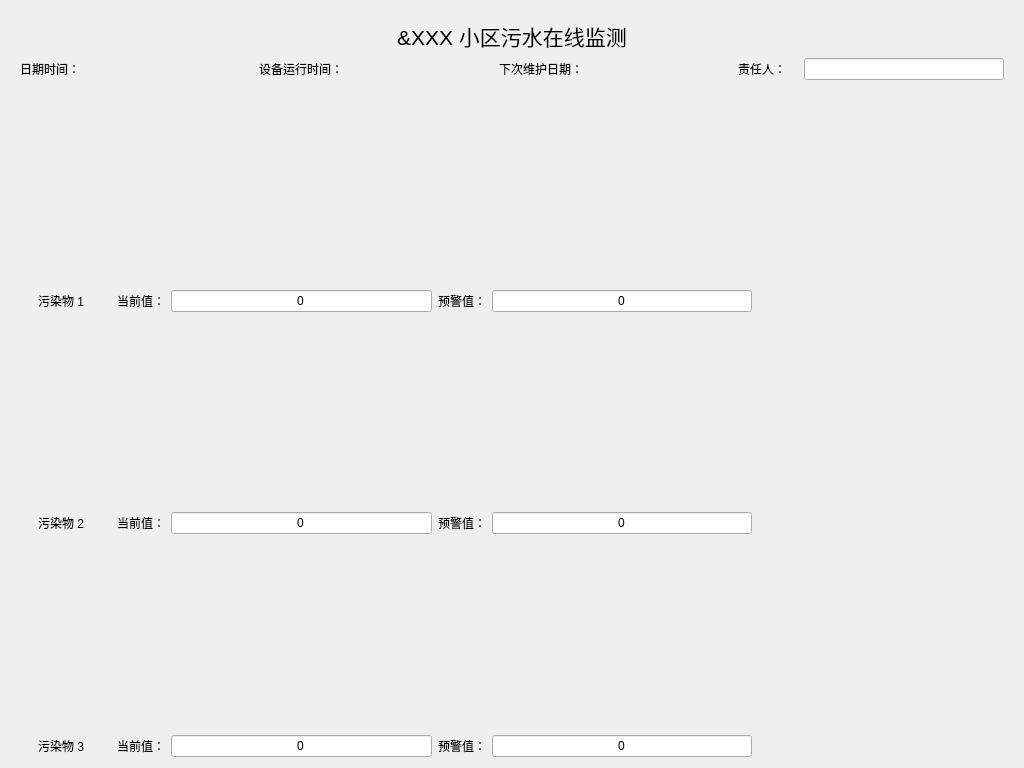
<?xml version="1.0" encoding="UTF-8"?>
<ui version="4.0">
 <class>SewageCurve</class>
 <widget class="QWidget" name="SewageCurve">
  <property name="geometry">
   <rect>
    <x>0</x>
    <y>0</y>
    <width>1024</width>
    <height>768</height>
   </rect>
  </property>
  <property name="windowTitle">
   <string>sewage cruve</string>
  </property>
  <layout class="QGridLayout" name="gridLayout_9">
   <item row="0" column="0">
    <widget class="QWidget" name="titleWIdget" native="true">
     <layout class="QGridLayout" name="gridLayout_2">
      <item row="0" column="0">
       <widget class="QLabel" name="titleLabel">
        <property name="font">
         <font>
          <pointsize>16</pointsize>
         </font>
        </property>
        <property name="text">
         <string>&amp;XXX 小区污水在线监测</string>
        </property>
        <property name="alignment">
         <set>Qt::AlignCenter</set>
        </property>
       </widget>
      </item>
      <item row="1" column="0">
       <layout class="QGridLayout" name="gridLayout">
        <item row="0" column="2">
         <widget class="QLabel" name="nextTimeLabel">
          <property name="text">
           <string>下次维护日期：</string>
          </property>
         </widget>
        </item>
        <item row="0" column="1">
         <widget class="QLabel" name="runTimeLabel">
          <property name="text">
           <string>设备运行时间：</string>
          </property>
         </widget>
        </item>
        <item row="0" column="3">
         <widget class="QLabel" name="persionLabel">
          <property name="maximumSize">
           <size>
            <width>60</width>
            <height>16777215</height>
           </size>
          </property>
          <property name="text">
           <string>责任人：</string>
          </property>
         </widget>
        </item>
        <item row="0" column="0">
         <widget class="QLabel" name="dateLabel">
          <property name="text">
           <string>日期时间：</string>
          </property>
         </widget>
        </item>
        <item row="0" column="4">
         <widget class="QLineEdit" name="lineEdit">
          <property name="maximumSize">
           <size>
            <width>200</width>
            <height>16777215</height>
           </size>
          </property>
         </widget>
        </item>
       </layout>
      </item>
     </layout>
    </widget>
   </item>
   <item row="1" column="0">
    <layout class="QGridLayout" name="gridLayout_4" rowstretch="5,0">
     <item row="0" column="0">
      <widget class="QCustomPlot" name="sewageWidget" native="true"/>
     </item>
     <item row="1" column="0">
      <layout class="QGridLayout" name="gridLayout_3">
       <item row="0" column="4">
        <widget class="QLineEdit" name="arlamlineEdit">
         <property name="text">
          <string>0</string>
         </property>
         <property name="alignment">
          <set>Qt::AlignCenter</set>
         </property>
         <property name="readOnly">
          <bool>true</bool>
         </property>
        </widget>
       </item>
       <item row="0" column="3">
        <widget class="QLabel" name="label_3">
         <property name="text">
          <string>预警值：</string>
         </property>
        </widget>
       </item>
       <item row="0" column="0">
        <widget class="QLabel" name="label">
         <property name="minimumSize">
          <size>
           <width>100</width>
           <height>0</height>
          </size>
         </property>
         <property name="text">
          <string>污染物 1</string>
         </property>
         <property name="alignment">
          <set>Qt::AlignCenter</set>
         </property>
        </widget>
       </item>
       <item row="0" column="1">
        <widget class="QLabel" name="label_2">
         <property name="text">
          <string>当前值：</string>
         </property>
        </widget>
       </item>
       <item row="0" column="2">
        <widget class="QLineEdit" name="currentLineEdit">
         <property name="text">
          <string>0</string>
         </property>
         <property name="alignment">
          <set>Qt::AlignCenter</set>
         </property>
         <property name="readOnly">
          <bool>true</bool>
         </property>
        </widget>
       </item>
       <item row="0" column="5">
        <spacer name="horizontalSpacer_3">
         <property name="orientation">
          <enum>Qt::Horizontal</enum>
         </property>
         <property name="sizeHint" stdset="0">
          <size>
           <width>40</width>
           <height>20</height>
          </size>
         </property>
        </spacer>
       </item>
      </layout>
     </item>
    </layout>
   </item>
   <item row="2" column="0">
    <layout class="QGridLayout" name="gridLayout_5" rowstretch="5,0">
     <item row="0" column="0">
      <widget class="QCustomPlot" name="sewageWidget_2" native="true"/>
     </item>
     <item row="1" column="0">
      <layout class="QGridLayout" name="gridLayout_6">
       <item row="0" column="0">
        <widget class="QLabel" name="label_4">
         <property name="minimumSize">
          <size>
           <width>100</width>
           <height>0</height>
          </size>
         </property>
         <property name="text">
          <string>污染物 2</string>
         </property>
         <property name="alignment">
          <set>Qt::AlignCenter</set>
         </property>
        </widget>
       </item>
       <item row="0" column="1">
        <widget class="QLabel" name="label_5">
         <property name="text">
          <string>当前值：</string>
         </property>
        </widget>
       </item>
       <item row="0" column="2">
        <widget class="QLineEdit" name="currentLineEdit_2">
         <property name="text">
          <string>0</string>
         </property>
         <property name="alignment">
          <set>Qt::AlignCenter</set>
         </property>
         <property name="readOnly">
          <bool>true</bool>
         </property>
        </widget>
       </item>
       <item row="0" column="3">
        <widget class="QLabel" name="label_6">
         <property name="text">
          <string>预警值：</string>
         </property>
        </widget>
       </item>
       <item row="0" column="4">
        <widget class="QLineEdit" name="arlamlineEdit_2">
         <property name="text">
          <string>0</string>
         </property>
         <property name="alignment">
          <set>Qt::AlignCenter</set>
         </property>
         <property name="readOnly">
          <bool>true</bool>
         </property>
        </widget>
       </item>
       <item row="0" column="5">
        <spacer name="horizontalSpacer_2">
         <property name="orientation">
          <enum>Qt::Horizontal</enum>
         </property>
         <property name="sizeHint" stdset="0">
          <size>
           <width>40</width>
           <height>20</height>
          </size>
         </property>
        </spacer>
       </item>
      </layout>
     </item>
    </layout>
   </item>
   <item row="3" column="0">
    <layout class="QGridLayout" name="gridLayout_7" rowstretch="5,0">
     <item row="0" column="0">
      <widget class="QCustomPlot" name="sewageWidget_3" native="true"/>
     </item>
     <item row="1" column="0">
      <layout class="QGridLayout" name="gridLayout_8">
       <item row="0" column="0">
        <widget class="QLabel" name="label_7">
         <property name="minimumSize">
          <size>
           <width>100</width>
           <height>0</height>
          </size>
         </property>
         <property name="text">
          <string>污染物 3</string>
         </property>
         <property name="alignment">
          <set>Qt::AlignCenter</set>
         </property>
        </widget>
       </item>
       <item row="0" column="1">
        <widget class="QLabel" name="label_8">
         <property name="text">
          <string>当前值：</string>
         </property>
        </widget>
       </item>
       <item row="0" column="2">
        <widget class="QLineEdit" name="currentLineEdit_3">
         <property name="text">
          <string>0</string>
         </property>
         <property name="alignment">
          <set>Qt::AlignCenter</set>
         </property>
         <property name="readOnly">
          <bool>true</bool>
         </property>
        </widget>
       </item>
       <item row="0" column="3">
        <widget class="QLabel" name="label_9">
         <property name="text">
          <string>预警值：</string>
         </property>
        </widget>
       </item>
       <item row="0" column="4">
        <widget class="QLineEdit" name="arlamlineEdit_3">
         <property name="text">
          <string>0</string>
         </property>
         <property name="alignment">
          <set>Qt::AlignCenter</set>
         </property>
         <property name="readOnly">
          <bool>true</bool>
         </property>
        </widget>
       </item>
       <item row="0" column="5">
        <spacer name="horizontalSpacer">
         <property name="orientation">
          <enum>Qt::Horizontal</enum>
         </property>
         <property name="sizeHint" stdset="0">
          <size>
           <width>40</width>
           <height>20</height>
          </size>
         </property>
        </spacer>
       </item>
      </layout>
     </item>
    </layout>
   </item>
  </layout>
 </widget>
 <customwidgets>
  <customwidget>
   <class>QCustomPlot</class>
   <extends>QWidget</extends>
   <header location="global">qcustomplot.h</header>
   <container>1</container>
  </customwidget>
 </customwidgets>
 <resources/>
 <connections/>
</ui>
